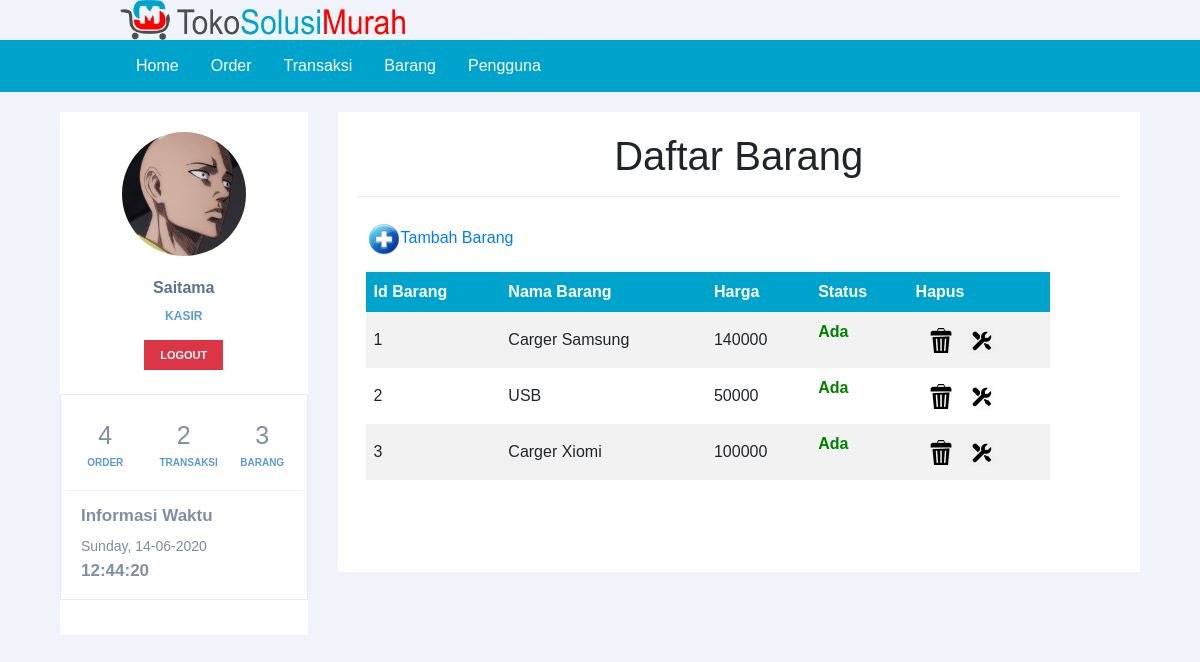
/halaman_admin.php?page=barang (signed in), run on the app's committed database.
### tables this page shows
CREATE TABLE IF NOT EXISTS `user` (
  `id_user` varchar(10) NOT NULL,
  `username` varchar(20) NOT NULL,
  `password` varchar(20) NOT NULL,
  `nama_user` varchar(20) NOT NULL,
  `id_level` varchar(20) NOT NULL,
  `foto` varchar(50) NOT NULL
);

CREATE TABLE IF NOT EXISTS `barang` (
  `id_barang` int(11) NOT NULL,
  `nama_barang` varchar(20) NOT NULL,
  `harga` int(11) NOT NULL,
  `status_barang` varchar(20) NOT NULL
);

### barang.php (the view, shortened to what this page needs)
<h1><b>Daftar Barang</b></h1>
<hr>
<table width="700" border="0" cellpadding="2" cellspacing="1" >
  <tr>
    <td colspan="2"><a href="?page=barang_tambah" target="_self"><img src="images/add.png">Tambah Barang</a></td>
  </tr>
  <tr>
    <td colspan="2"><table class="daftar_tabel" width="100%" border="0" cellspacing="1" cellpadding="2">
      <tr>
        <th><b>Id Barang</b></th>
		<th><b>Nama Barang</b></th>
        <th><b>Harga</b></th>
        <th><b>Status</b> </th>
		<th><b>Hapus</b> </th>
      </tr>
	  </td>
      <?php
	$barangSql = "SELECT * from barang";
	$barangQry = mysqli_query($koneksi, $barangSql)  or die ("Query barang salah : ".mysql_error());
	 foreach($barangQry as $barangRow) {
	$Kode = $barangRow['id_barang'];
	?>
      <tr>
        <td><?php echo $Kode; ?></td>
		<td><?php echo $barangRow['nama_barang']; ?></td>
        <td><?php echo $barangRow['harga']; ?></td>
		<td><?php
            if ($barangRow['status_barang']=='ada') {
                echo "<p style='color:green'><b>Ada</b></p>";
            } else {
                echo "<p style='color:red'><b>Habis</b></p>";
            }
     ?></td>
		 <td align="center"><a href="?page=barang_hapus&amp;Kode=<?php echo $Kode ?>" target="_self" alt="Delete Data" onclick="return confirm('ANDA YAKIN AKAN MENGHAPUS DATA INI ... ?')"><img src="images/delete.png"></a>
      <a href="?page=barang_edit&amp;kode=<?php echo $Kode ?>" target="_self" alt="Edit Data" ><img src="images/edit.png"></a></td>
		   </tr>
      <?php } ?>
    </table></td>

### sidebar.php (shortened to what this page needs)
<div class="container">
	<div class="row profile">
		<div class="col-md-3">
			<div class="profile-sidebar">
				<?php
				include "koneksi.php";
				$username = $_SESSION['username'];
				$query_mysqli = $koneksi->query("SELECT * FROM user WHERE username='$username'")or die(mysqli_error());
				while($data = mysqli_fetch_array($query_mysqli)){
				?>
				<div class="profile-userpic">
				<img class="foto-preview" height="100" width="100" src="foto/<?php echo $data['foto']?>"/>
				</div>
				<div class="profile-usertitle">
					<div class="profile-usertitle-name">
						<?php echo $_SESSION['nama']; ?>
					</div>
					<div class="profile-usertitle-job">
						<?php echo $_SESSION['level']; ?>
					</div>
				</div>
				<div class="profile-userbuttons">
					<a href="logout.php" type="button" onclick="return confirm('Anda yakin akan logout dari akun ini?')" class="btn btn-danger btn-sm">Logout</a>
				</div>
				<span class="profile-desc-text"> &nbsp; </span>
				<div class="portlet light bordered">
					<div class="row list-separated profile-stat">
						<div class="col-md-4 col-sm-4 col-xs-6">
							<div class="uppercase profile-stat-title"> <?php
							$sql = "SELECT * FROM orders";
							$query = mysqli_query($koneksi,$sql);
							$count = mysqli_num_rows($query);
							echo " $count";
							?></div>
							<div class="uppercase profile-stat-text"> Order </div>
						</div>
						<div class="col-md-4 col-sm-4 col-xs-6">
							<div class="uppercase profile-stat-title"><?php
							$sql = "SELECT * FROM transaksi";
							$query = mysqli_query($koneksi,$sql);
							$count = mysqli_num_rows($query);
							echo " $count";
							?></div>
							<div class="uppercase profile-stat-text"> Transaksi </div>
						</div>
						<div class="col-md-4 col-sm-4 col-xs-6">
							<div class="uppercase profile-stat-title"> <?php
							$sql = "SELECT * FROM barang";
							$query = mysqli_query($koneksi,$sql);
							$count = mysqli_num_rows($query);
							echo " $count";
							?> </div>
							<div class="uppercase profile-stat-text"> Barang </div>
						</div>
					</div>
					<div>
						<h4 class="profile-desc-title">Informasi Waktu</h4>
						<span class="profile-desc-text"> <?php echo date('l, d-m-Y');?></span>
						<div id="txt" class="profile-desc-title"></div>
					</div></div>
				</div>
			</div>
			<?php } ?>

### style.css (style rules this page uses)
body { font-family: sans-serif; background: #ebf9fb; }
h1 { text-align: center; font-weight: 300; }
.daftar_tabel { border-collapse: collapse; width: 100%; }
.daftar_tabel th, td { text-align: left; padding: 8px; }
.daftar_tabel tr:nth-child(even) { background-color: #f2f2f2 }
.daftar_tabel th { background-color: #00a3cc; color: white; }

### css/sidebar.css (style rules this page uses)
body { background: #F1F3FA; }
.profile { margin: 20px 0; }
.profile-sidebar { padding: 20px 0 10px 0; background: #fff; }
.profile-userpic img { float: none; margin: 0 auto; width: 50%; height: 50%; margin-left: 25%; -webkit-border-radius: 50% !important; -moz-border-radius: 50% !important; border-radius: 50% !important; }
.profile-usertitle { text-align: center; margin-top: 20px; }
.profile-usertitle-name { color: #5a7391; font-size: 16px; font-weight: 600; margin-bottom: 7px; }
.profile-usertitle-job { text-transform: uppercase; color: #5b9bd1; font-size: 12px; font-weight: 600; margin-bottom: 15px; }
.profile-userbuttons { text-align: center; margin-top: 10px; }
.profile-userbuttons .btn { text-transform: uppercase; font-size: 11px; font-weight: 600; padding: 6px 15px; margin-right: 5px; }
.profile-userbuttons .btn:last-child { margin-right: 0px; }
a, button, code, div, img, input, label, li, p, pre, select, span, svg, table, td, textarea, th, ul { -webkit-border-radius: 0!important; -moz-border-radius: 0!important; border-radius: 0!important; }
.dashboard-stat, .portlet { -webkit-border-radius: 4px; -moz-border-radius: 4px; -ms-border-radius: 4px; -o-border-radius: 4px; }
.portlet { margin-top: 0; margin-bottom: 25px; padding: 0; border-radius: 4px; }
.portlet.bordered { border-left: 2px solid #e6e9ec!important; }
.portlet.light { padding: 12px 20px 15px; background-color: #fff; }
.portlet.light.bordered { border: 1px solid #e7ecf1!important; }
.list-separated { margin-top: 10px; margin-bottom: 15px; }
.profile-stat { padding-bottom: 20px; border-bottom: 1px solid #f0f4f7; }
.profile-stat-title { color: #7f90a4; font-size: 25px; text-align: center; }
.uppercase { text-transform: uppercase!important; }
.profile-stat-text { color: #5b9bd1; font-size: 10px; font-weight: 600; text-align: center; }
.profile-desc-title { color: #7f90a4; font-size: 17px; font-weight: 600; }
.profile-desc-text { color: #7e8c9e; font-size: 14px; }

### data on the page
user: foto (picture), count "4", count "2", count "3"
barang: id_barang "1", nama_barang "Carger Samsung", harga "140000", status_barang "Ada"
barang: id_barang "2", nama_barang "USB", harga "50000", status_barang "Ada"
barang: id_barang "3", nama_barang "Carger Xiomi", harga "100000", status_barang "Ada"
